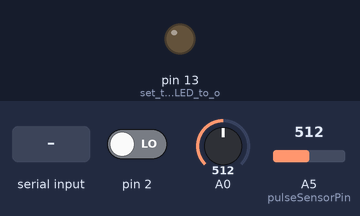
This sketch was run on a simulated Arduino Uno, built with avr-gcc and run on an emulated ATmega328P. Shown: output pins drawn as LEDs (lit = HIGH). The test bench sets the inputs (shaded band); at power-on: pin 2 LOW, A0 = 512, A5 (pulseSensorPin) = 512. What the sketch prints to the serial monitor is not drawn.

Above: at 1.2 s.
1.3 s: "a" received over Serial
At 1.6 s:
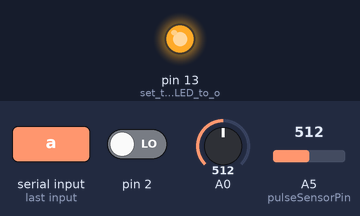
Timing chart, 0 to 4.3 s (numbered marks = the images above; inputs shaded):
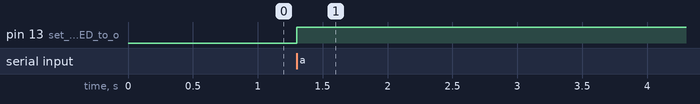

Measured:
- after the input at 1.3 s, pin 13 (set_the_built-in_LED_to_o): LOW → HIGH at once

The sketch:

SerialRxTx_A0D2_A5PulseSensor.ino
```cpp
#define MICRO_S 2000 //500Hz = 1M/MICRO_S;

int data = 0;
long timer = micros(); //timer
int ledOn = 0;
int beat = 0;

//  VARIABLES FOR THE PULSE SENSOR
int pulseSensorPin = A5;                 // Pulse Sensor purple wire connected to analog pin 5
int beatPulse = 0;

// these variables are volatile because they are used during the interrupt service routine!
volatile int BPM;                   // used to hold the pulse rate
volatile int Signal;                // holds the incoming raw data
volatile int IBI = 600;             // holds the time between beats, the Inter-Beat Interval
volatile boolean Pulse = false;     // true when pulse wave is high, false when it's low
volatile boolean QS = false;        // becomes true when Arduoino finds a beat.

//Pulse sensor related
volatile int rate[10];                    // used to hold last ten IBI values
volatile unsigned long sampleCounter = 0;          // used to determine pulse timing
volatile unsigned long lastBeatTime = 0;           // used to find the inter beat interval
volatile int P = 512;                     // used to find peak in pulse wave
volatile int T = 512;                     // used to find trough in pulse wave
volatile int thresh = 512;                // used to find instant moment of heart beat
volatile int amp = 100;                   // used to hold amplitude of pulse waveform
volatile boolean firstBeat = true;        // used to seed rate array so we startup with reasonable BPM
volatile boolean secondBeat = true;       // used to seed rate array so we startup with reasonable BPM

void setup() {
  Serial.begin(115200); //initialize a serial port at a 115200 baud rate.
  pinMode(LED_BUILTIN, OUTPUT); //set the built-in LED to output
}

void loop() {
  if (micros() - timer > MICRO_S) { //Timer: send sensor data in every 2ms
    timer = micros();
    getDataFromProcessing(); //Receive before sending out the signals
    Serial.flush(); //Flush the serial buffer
    data = analogRead(A0); //get the analog reading
    sendDataToProcessing('A', data); //Put the data into buffer to sent it out later.
    beat = digitalRead(2);
    sendDataToProcessing('B', beat); //Put the beat into buffer to sent it out later.
    Signal = analogRead(pulseSensorPin);
    sendDataToProcessing('C', Signal); //Put the beat into buffer to sent it out later.
    beatPulse = checkHeartBeat(pulseSensorPin);
    sendDataToProcessing('D', beatPulse);
  }
}

int checkHeartBeat(int pulsePin) {
  sampleCounter += 2;                         // keep track of the time in mS with this variable
  int N = sampleCounter - lastBeatTime;       // monitor the time since the last beat to avoid noise

  //  find the peak and trough of the pulse wave
  if (Signal < thresh && N > (IBI / 5) * 3) { // avoid dichrotic noise by waiting 3/5 of last IBI
    if (Signal < T) {                       // T is the trough
      T = Signal;                         // keep track of lowest point in pulse wave
    }
  }

  if (Signal > thresh && Signal > P) {        // thresh condition helps avoid noise
    P = Signal;                             // P is the peak
  }                                        // keep track of highest point in pulse wave

  //  NOW IT'S TIME TO LOOK FOR THE HEART BEAT
  // signal surges up in value every time there is a pulse
  if (N > 250) {                                  // avoid high frequency noise
    if ( (Signal > thresh) && (Pulse == false) && (N > (IBI / 5) * 3) ) {
      Pulse = true;                               // set the Pulse flag when we think there is a pulse
      IBI = sampleCounter - lastBeatTime;         // measure time between beats in mS
      lastBeatTime = sampleCounter;               // keep track of time for next pulse

      if (firstBeat) {                       // if it's the first time we found a beat, if firstBeat == TRUE
        firstBeat = false;                 // clear firstBeat flag
        return;                            // IBI value is unreliable so discard it
      }
      if (secondBeat) {                      // if this is the second beat, if secondBeat == TRUE
        secondBeat = false;                 // clear secondBeat flag
        for (int i = 0; i <= 9; i++) {   // seed the running total to get a realisitic BPM at startup
          rate[i] = IBI;
        }
      }

      // keep a running total of the last 10 IBI values
      word runningTotal = 0;                   // clear the runningTotal variable

      for (int i = 0; i <= 8; i++) {          // shift data in the rate array
        rate[i] = rate[i + 1];            // and drop the oldest IBI value
        runningTotal += rate[i];          // add up the 9 oldest IBI values
      }

      rate[9] = IBI;                          // add the latest IBI to the rate array
      runningTotal += rate[9];                // add the latest IBI to runningTotal
      runningTotal /= 10;                     // average the last 10 IBI values
      BPM = 60000 / runningTotal;             // how many beats can fit into a minute? that's BPM!
      QS = true;                              // set Quantified Self flag
      // QS FLAG IS NOT CLEARED INSIDE THIS ISR
    }
  }

  if (Signal < thresh && Pulse == true) {    // when the values are going down, the beat is over
    Pulse = false;                         // reset the Pulse flag so we can do it again
    amp = P - T;                           // get amplitude of the pulse wave
    thresh = amp / 2 + T;                  // set thresh at 50% of the amplitude
    P = thresh;                            // reset these for next time
    T = thresh;
  }

  if (N > 2500) {                            // if 2.5 seconds go by without a beat
    thresh = 512;                          // set thresh default
    P = 512;                               // set P default
    T = 512;                               // set T default
    lastBeatTime = sampleCounter;          // bring the lastBeatTime up to date
    firstBeat = true;                      // set these to avoid noise
    secondBeat = true;                     // when we get the heartbeat back
  }
  if(QS){
    QS=false;
    return 1;
  }
  else return 0;
}

void getDataFromProcessing() {
  while (Serial.available()) {
    char inChar = (char)Serial.read();
    if (inChar == 'a') { //when an 'a' charactor is received.
      ledOn = 1 - ledOn;
      digitalWrite(LED_BUILTIN, ledOn); //turn on the built in LED on Arduino Uno
    }
  }
}

void sendDataToProcessing(char symbol, int data) {
  Serial.print(symbol);  // symbol prefix of data type
  Serial.println(data);  // the integer data with a carriage return
}
```
